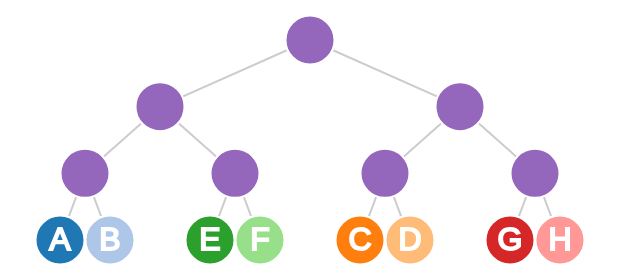

Vega-Lite specification for this chart:
### Vega specification from a JSON file in a GitHub repository (floating-point values rounded to 4 significant figures)
{"$schema": "https://vega.github.io/schema/vega/v3.0.json", "width": 300, "height": 100, "padding": 5, "signals": [{"name": "generate", "value": true, "bind": {"input": "checkbox"}}], "data": [{"name": "tree", "values": [{"id": "A", "job": "Doctor", "region": "East"}, {"id": "B", "job": "Doctor", "region": "East"}, {"id": "C", "job": "Lawyer", "region": "East"}, {"id": "D", "job": "Lawyer", "region": "East"}, {"id": "E", "job": "Doctor", "region": "West"}, {"id": "F", "job": "Doctor", "region": "West"}, {"id": "G", "job": "Lawyer", "region": "West"}, {"id": "H", "job": "Lawyer", "region": "West"}], "transform": [{"type": "nest", "generate": {"signal": "generate"}, "keys": ["job", "region"]}, {"type": "tree", "method": "tidy", "size": [{"signal": "width"}, {"signal": "height"}]}]}, {"name": "links", "source": "tree", "transform": [{"type": "treelinks"}, {"type": "linkpath"}]}], "scales": [{"name": "color", "type": "ordinal", "range": {"scheme": "category20"}}], "marks": [{"type": "path", "from": {"data": "links"}, "encode": {"update": {"stroke": {"value": "#ccc"}, "path": {"field": "path"}}}}, {"type": "symbol", "from": {"data": "tree"}, "encode": {"update": {"fill": {"scale": "color", "field": "id"}, "stroke": {"value": "white"}, "size": {"value": 600}, "x": {"field": "x"}, "y": {"field": "y"}}}}, {"type": "text", "from": {"data": "tree"}, "encode": {"enter": {"text": {"field": "id"}, "stroke": {"value": "white"}, "fill": {"value": "white"}, "align": {"value": "center"}, "baseline": {"value": "middle"}, "fontWeight": {"value": "normal"}, "fontSize": {"value": 16}}, "update": {"x": {"field": "x"}, "y": {"field": "y"}}}}]}
